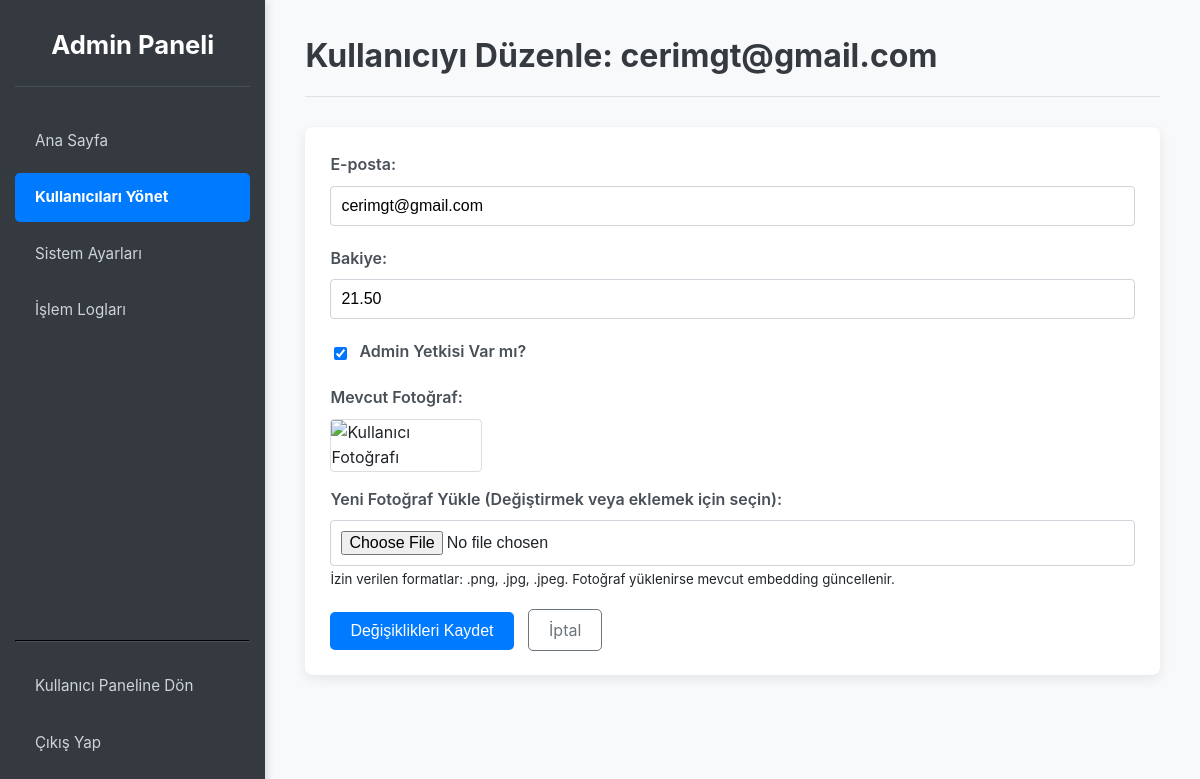
Screenshot of /admin/user/1/edit (signed in) with the database file from the repository.
### src/app.py (models this page shows, shortened)
class User(UserMixin, db.Model):
    id = db.Column(db.Integer, primary_key=True)
    email = db.Column(db.String(120), index=True, unique=True, nullable=False)
    password_hash = db.Column(db.String(256), nullable=False)
    photo_filename = db.Column(db.String(255), nullable=True)
    embedding = db.Column(db.LargeBinary, nullable=True)
    balance = db.Column(db.Numeric(10, 2), nullable=False, default=Decimal('0.00'))
    is_admin = db.Column(db.Boolean, nullable=False, default=False)
    transactions = db.relationship('Transaction', backref='user', lazy='dynamic', cascade="all, delete-orphan")

### src/app.py (the view, shortened to what this page needs)
@app.route('/admin/user/<int:user_id>/edit', methods=['GET', 'POST'])
@login_required
@admin_required
def admin_edit_user(user_id):
    user_to_edit = db.session.get(User, user_id)
    if not user_to_edit:
        flash('Kullanıcı bulunamadı.', 'danger')
        return redirect(url_for('admin_list_users'))
    photo_url = None
    if user_to_edit.photo_filename:
        photo_url = url_for('serve_user_photo', filename=user_to_edit.photo_filename)
    return render_template('admin_edit_user.html',
                           user_to_edit=user_to_edit,
                           page_title=f"Kullanıcıyı Düzenle: {user_to_edit.email}",
                           photo_url=photo_url)

### src/app.py (called while the page is built)
@app.after_request
def add_header(response):
    response.headers['Cache-Control'] = 'no-store, no-cache, must-revalidate, post-check=0, pre-check=0, max-age=0'
    response.headers['Pragma'] = 'no-cache'
    response.headers['Expires'] = '-1'
    return response

@login_manager.user_loader
def load_user(user_id):
    return db.session.get(User, int(user_id))

def admin_required(f):
    @wraps(f)
    def decorated_function(*args, **kwargs):
        if not current_user.is_authenticated or not current_user.is_admin:
            flash("Bu sayfaya erişim yetkiniz yok.", "danger")
            return redirect(url_for('go_to_dashboard_or_login'))
        return f(*args, **kwargs)
    return decorated_function

### src/templates/admin_edit_user.html (shortened to what this page needs)
<!DOCTYPE html>
<html lang="tr">
<head>
</head>
<body>
    <div class="admin-container">
        <nav class="sidebar">
            <div>
                <h3>Admin Paneli</h3>
                <ul>
                    <li><a href="{{ url_for('admin_dashboard') }}" class="{{ 'active' if request.endpoint == 'admin_dashboard' else '' }}">Ana Sayfa</a></li>
                    <li><a href="{{ url_for('admin_list_users') }}" class="{{ 'active' if 'user' in request.endpoint or request.endpoint == 'admin_list_users' else '' }}">Kullanıcıları Yönet</a></li>
                    <li><a href="{{ url_for('admin_settings') }}" class="{{ 'active' if request.endpoint == 'admin_settings' else '' }}">Sistem Ayarları</a></li>
                    <li><a href="{{ url_for('admin_list_transactions') }}" class="{{ 'active' if request.endpoint == 'admin_list_transactions' else '' }}">İşlem Logları</a></li>
                </ul>
            </div>
            <div class="footer-links">
                <hr>
                <ul>
                    <li><a href="{{ url_for('dashboard') }}">Kullanıcı Paneline Dön</a></li>
                    <li><a href="{{ url_for('logout') }}">Çıkış Yap</a></li>
                </ul>
            </div>
        </nav>
        <main class="content">
            <h2>{{ page_title }}</h2>
            <div class="card">
                <form method="POST" enctype="multipart/form-data">
                    <div class="form-group">
                        <label for="email">E-posta:</label>
                        <input type="email" id="email" name="email" value="{{ user_to_edit.email }}" required>
                    </div>
                    <div class="form-group">
                        <label for="balance">Bakiye:</label>
                        <input type="number" id="balance" name="balance" value="{{ '%.2f'|format(user_to_edit.balance) }}" step="0.01" required>
                    </div>
                    <div class="form-group">
                        <label for="is_admin">
                            <input type="checkbox" id="is_admin" name="is_admin" {% if user_to_edit.is_admin %}checked{% endif %}>
                            Admin Yetkisi Var mı?
                        </label>
                    </div>
                    {% if photo_url %}
                    <div class="form-group current-photo">
                        <label>Mevcut Fotoğraf:</label>
                        <img src="{{ photo_url }}" alt="Kullanıcı Fotoğrafı">
                    </div>
                    {% else %}
                    <div class="form-group current-photo">
                        <label>Mevcut Fotoğraf:</label>
                        <p><em>Kullanıcının kayıtlı fotoğrafı bulunmuyor.</em></p>
                    </div>
                    {% endif %}
                    <div class="form-group">
                        <label for="new_photo">Yeni Fotoğraf Yükle (Değiştirmek veya eklemek için seçin):</label>
                        <input type="file" id="new_photo" name="new_photo" accept="image/png, image/jpeg, image/jpg">
                        <small>İzin verilen formatlar: .png, .jpg, .jpeg. Fotoğraf yüklenirse mevcut embedding güncellenir.</small>
                    </div>
                    <div class="form-actions">
                        <button type="submit">Değişiklikleri Kaydet</button>
                        <a href="{{ url_for('admin_list_users') }}">İptal</a>
                    </div>
                </form>
            </div>
        </main>
    </div>
</body>
</html>

### src/templates/admin_edit_user.html (style rules this page uses)
body { font-family: -apple-system, BlinkMacSystemFont, "Segoe UI", Roboto, "Helvetica Neue", Arial, sans-serif; margin: 0; background-color: #f8f9fa; color: #212529; line-height: 1.6; }
.admin-container { display: flex; min-height: 100vh; }
.sidebar { width: 260px; background-color: #343a40; color: #fff; padding: 25px 15px; box-shadow: 2px 0 8px rgba(0,0,0,0.15); display: flex; flex-direction: column; }
.sidebar h3 { text-align: center; margin-top: 0; margin-bottom: 30px; font-size: 1.6em; border-bottom: 1px solid #495057; padding-bottom: 20px; color: #fff; }
.sidebar ul { list-style-type: none; padding: 0; margin: 0; flex-grow: 1; }
.sidebar ul li a { color: #ced4da; text-decoration: none; display: block; padding: 12px 20px; border-radius: 5px; margin-bottom: 8px; transition: background-color 0.2s ease, color 0.2s ease; font-size: 0.95em; }
.sidebar ul li a.active { background-color: #007bff; color: #fff; font-weight: bold; }
.sidebar .footer-links { margin-top: auto; }
.sidebar .footer-links hr { border-color: #495057; margin: 20px 0; }
.content { flex-grow: 1; padding: 30px 40px; overflow-y: auto; }
.content h2 { margin-top: 0; margin-bottom: 30px; color: #343a40; font-size: 2em; border-bottom: 1px solid #dee2e6; padding-bottom: 15px; }
.card { background-color: #fff; padding: 25px; border-radius: 8px; box-shadow: 0 4px 12px rgba(0,0,0,0.08); margin-bottom: 25px; }
.form-group { margin-bottom: 20px; text-align: left; }
.form-group label { display: block; margin-bottom: 8px; font-weight: 600; color: #495057; }
.form-group input[type="email"], .form-group input[type="number"], .form-group input[type="text"], .form-group input[type="file"] { width: 100%; padding: 10px; border: 1px solid #ced4da; border-radius: 4px; font-size: 1em; box-sizing: border-box; }
.form-group input[type="checkbox"] { margin-right: 8px; vertical-align: middle; }
.current-photo { margin-bottom: 15px; }
.current-photo img { max-width: 150px; max-height: 150px; border-radius: 4px; border: 1px solid #ddd; display: block; margin-top: 5px; }
.form-actions button { background-color: #007bff; color: white; padding: 10px 20px; border: none; border-radius: 5px; cursor: pointer; font-size: 1em; transition: background-color 0.2s ease; margin-right: 10px; }
.form-actions a { color: #6c757d; text-decoration: none; padding: 10px 20px; border: 1px solid #6c757d; border-radius: 5px; }

### rows the page displays
User: email "cerimgt@gmail.com", balance "21.50", is_admin "☑"

### other values shown
{{ page_title }} "Kullanıcıyı Düzenle: cerimgt@gmail.com"
